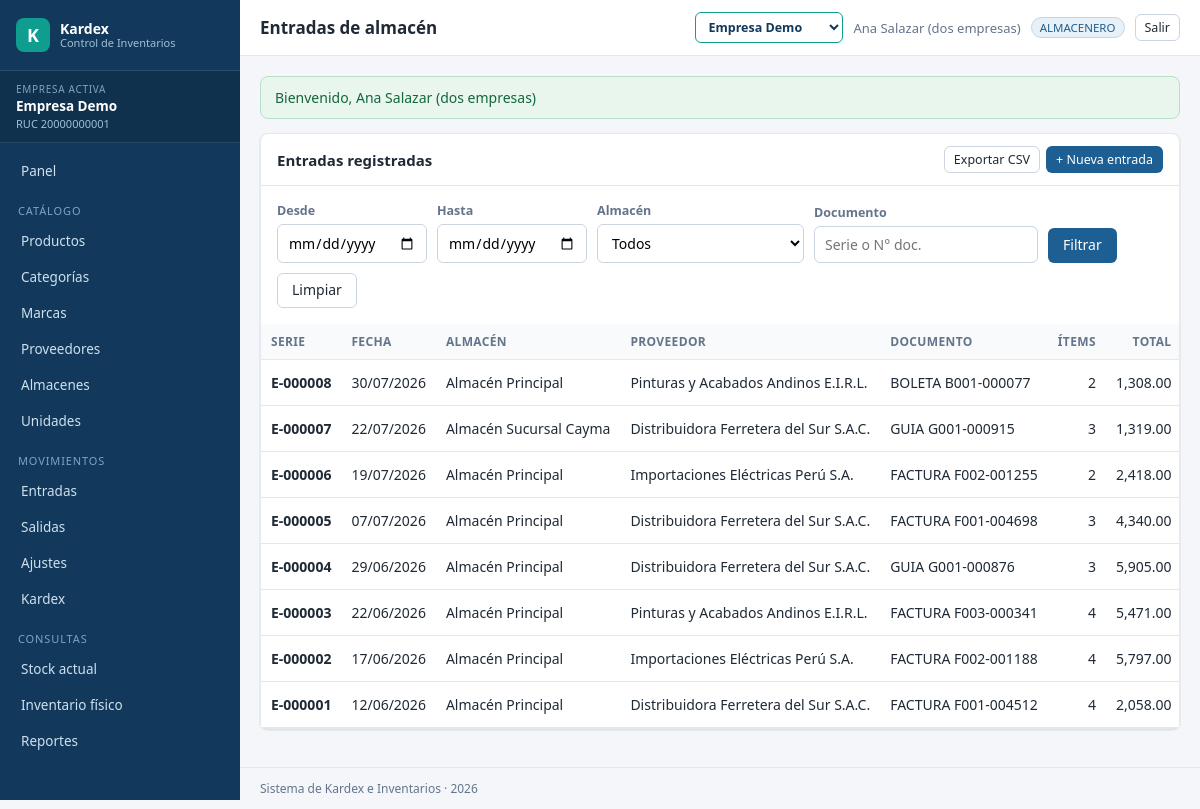
Page /entradas.php (signed in) on the committed database.
### tables this page shows
CREATE TABLE empresas (
  id            INT UNSIGNED AUTO_INCREMENT PRIMARY KEY,
  ruc           VARCHAR(20)  NOT NULL UNIQUE,
  razon_social  VARCHAR(180) NOT NULL,
  nombre_corto  VARCHAR(60)  NOT NULL,
  direccion     VARCHAR(255) NULL,
  telefono      VARCHAR(30)  NULL,
  email         VARCHAR(150) NULL,
  moneda        VARCHAR(10)  NOT NULL DEFAULT 'PEN',
  simbolo       VARCHAR(5)   NOT NULL DEFAULT 'S/',
   
   
   
  metodo_valorizacion ENUM('PROMEDIO','PEPS','UEPS') NOT NULL DEFAULT 'PROMEDIO',
   
   
   
   
  ambito_costo  ENUM('GLOBAL','ALMACEN') NOT NULL DEFAULT 'GLOBAL',
  estado        TINYINT(1)   NOT NULL DEFAULT 1,
  creado_en     DATETIME     NOT NULL DEFAULT CURRENT_TIMESTAMP
);

CREATE TABLE usuario_empresa (
  usuario_id  INT UNSIGNED NOT NULL,
  empresa_id  INT UNSIGNED NOT NULL,
  rol_id      INT UNSIGNED NOT NULL,
  por_defecto TINYINT(1)   NOT NULL DEFAULT 0,
  PRIMARY KEY (usuario_id, empresa_id),
  CONSTRAINT fk_ue_usr FOREIGN KEY (usuario_id) REFERENCES usuarios(id) ON DELETE CASCADE,
  CONSTRAINT fk_ue_emp FOREIGN KEY (empresa_id) REFERENCES empresas(id) ON DELETE CASCADE,
  CONSTRAINT fk_ue_rol FOREIGN KEY (rol_id)     REFERENCES roles(id),
  INDEX idx_ue_empresa (empresa_id)
);

CREATE TABLE entradas (
  id             INT UNSIGNED AUTO_INCREMENT PRIMARY KEY,
  empresa_id     INT UNSIGNED NOT NULL,
  serie_numero   VARCHAR(40)  NOT NULL,
  fecha          DATE         NOT NULL,
  almacen_id     INT UNSIGNED NOT NULL,
  proveedor_id   INT UNSIGNED NULL,
  tipo_documento VARCHAR(30)  NULL,
  nro_documento  VARCHAR(40)  NULL,
  observacion    VARCHAR(255) NULL,
  total          DECIMAL(14,4) NOT NULL DEFAULT 0,
  estado         ENUM('BORRADOR','CONFIRMADO','ANULADO') NOT NULL DEFAULT 'CONFIRMADO',
  usuario_id     INT UNSIGNED NOT NULL,
  creado_en      DATETIME     NOT NULL DEFAULT CURRENT_TIMESTAMP,
  CONSTRAINT fk_ent_emp  FOREIGN KEY (empresa_id)   REFERENCES empresas(id),
  CONSTRAINT fk_ent_alm  FOREIGN KEY (almacen_id)   REFERENCES almacenes(id),
  CONSTRAINT fk_ent_prov FOREIGN KEY (proveedor_id) REFERENCES proveedores(id),
  CONSTRAINT fk_ent_usr  FOREIGN KEY (usuario_id)   REFERENCES usuarios(id),
  UNIQUE KEY uq_ent_emp_serie (empresa_id, serie_numero),
  INDEX idx_ent_fecha (empresa_id, fecha)
);

CREATE TABLE almacenes (
  id         INT UNSIGNED AUTO_INCREMENT PRIMARY KEY,
  empresa_id INT UNSIGNED NOT NULL,
  codigo     VARCHAR(20)  NOT NULL,
  nombre     VARCHAR(120) NOT NULL,
  direccion  VARCHAR(255) NULL,
  estado     TINYINT(1)   NOT NULL DEFAULT 1,
  CONSTRAINT fk_alm_emp FOREIGN KEY (empresa_id) REFERENCES empresas(id),
  UNIQUE KEY uq_alm_emp_codigo (empresa_id, codigo)
);

CREATE TABLE proveedores (
  id           INT UNSIGNED AUTO_INCREMENT PRIMARY KEY,
  empresa_id   INT UNSIGNED NOT NULL,
  ruc          VARCHAR(20)  NULL,
  razon_social VARCHAR(180) NOT NULL,
  telefono     VARCHAR(30)  NULL,
  email        VARCHAR(150) NULL,
  direccion    VARCHAR(255) NULL,
  estado       TINYINT(1)   NOT NULL DEFAULT 1,
  creado_en    DATETIME     NOT NULL DEFAULT CURRENT_TIMESTAMP,
  CONSTRAINT fk_prov_emp FOREIGN KEY (empresa_id) REFERENCES empresas(id),
  UNIQUE KEY uq_prov_emp_ruc (empresa_id, ruc)
);

### app/Vista.php (called while the page is built, shortened)
<?php
class Vista
{
    public static function render(string $__vista, array $__datos = [], ?string $__titulo = null): void
    {
        $__archivo = BASE_PATH . '/views/' . $__vista . '.php';
        extract($__datos, EXTR_SKIP);
        require $__archivo;
        $contenido    = ob_get_clean();
        $tituloPagina = $__titulo ?? Config::get('app.nombre');
        require BASE_PATH . '/views/layout.php';
    }
    public static function url(string $ruta = ''): string
    {
        return rtrim(Config::get('app.base_url', ''), '/') . '/' . ltrim($ruta, '/');
    }
    public static function e($valor): string
    {
        return htmlspecialchars((string) $valor, ENT_QUOTES | ENT_SUBSTITUTE, 'UTF-8');
    }
    public static function num($valor, int $dec = 2): string
    {
        return number_format((float) $valor, $dec, '.', ',');
    }
    public static function fecha(?string $f, bool $conHora = false): string
    {
        $ts = strtotime($f);
        return date($conHora ? 'd/m/Y H:i' : 'd/m/Y', $ts);
    }
}
function e($v): string { return Vista::e($v); }
function url(string $r = ''): string { return Vista::url($r); }

### entradas.php (called while the page is built, shortened)
<?php
$filtros = [
    'desde'      => $_GET['desde'] ?? '',
    'hasta'      => $_GET['hasta'] ?? '',
    'almacen_id' => $_GET['almacen_id'] ?? '',
    'q'          => trim($_GET['q'] ?? ''),
];
Vista::render('entradas/lista', [
    'entradas'  => Entrada::listar($filtros),
    'filtros'   => $filtros,
    'almacenes' => Catalogo::opciones('almacenes'),
], 'Entradas de almacén');

### app/Sesion.php (called while the page is built, shortened)
<?php
class Sesion
{
    public static function get(string $k, $def = null) { return $_SESSION[$k] ?? $def; }
    public static function flashes(): array
    {
        $f = $_SESSION['_flash'] ?? [];
        return $f;
    }
}

### app/Auth.php (called while the page is built, shortened)
<?php
class Auth
{
    public static function usuario(): ?array   { return Sesion::get('usuario'); }
    public static function id(): ?int          { return Sesion::get('usuario')['id'] ?? null; }
    public static function rol(): ?string      { return Sesion::get('rol'); }
    public static function puede(string $permiso): bool
    {
        return in_array($permiso, Sesion::get('permisos', []), true);
    }
}

### app/Config.php (called while the page is built, shortened)
<?php
class Config
{
    private static array $datos = [];
    public static function cargar(array $datos): void
    {
        self::$datos = $datos;
    }
    public static function get(string $ruta, $porDefecto = null)
    {
        $valor = self::$datos;
        foreach (explode('.', $ruta) as $parte) {
            $valor = $valor[$parte];
        }
        return $valor;
    }
}

### app/DB.php (called while the page is built, shortened)
<?php
class DB
{
    private static ?PDO $pdo = null;
    private static array $cfg = [];
    public static function init(array $cfg): void
    {
        self::$cfg = $cfg;
    }
    public static function conn(): PDO
    {
        if (self::$pdo instanceof PDO) {
            return self::$pdo;
        }
        $c = self::$cfg;
        $dsn = "mysql:host={$c['host']};port={$c['puerto']};dbname={$c['nombre']};charset={$c['charset']}";
        try {
            self::$pdo = new PDO($dsn, $c['usuario'], $c['clave'], [
                PDO::ATTR_ERRMODE            => PDO::ERRMODE_EXCEPTION,
                PDO::ATTR_DEFAULT_FETCH_MODE => PDO::FETCH_ASSOC,
                PDO::ATTR_EMULATE_PREPARES   => false,
                PDO::ATTR_STRINGIFY_FETCHES  => false,
            ]);
            self::$pdo->exec("SET SESSION sql_mode='STRICT_TRANS_TABLES,NO_ENGINE_SUBSTITUTION'");
        } catch (PDOException $e) {
            if (Config::get('app.debug')) {
                throw $e;
            }
            http_response_code(500);
            exit('No se pudo conectar a la base de datos.');
        }
        return self::$pdo;
    }
    public static function query(string $sql, array $params = []): PDOStatement
    {
        $st = self::conn()->prepare($sql);
        $st->execute($params);
        return $st;
    }
    public static function todos(string $sql, array $params = []): array
    {
        return self::query($sql, $params)->fetchAll();
    }
    public static function valor(string $sql, array $params = [])
    {
        $v = self::query($sql, $params)->fetchColumn();
        return $v === false ? null : $v;
    }
}

### app/models/Entrada.php (called while the page is built, shortened)
<?php
class Entrada
{
    public static function listar(array $f = [], int $limite = 200): array
    {
        $where = [Empresa::filtro('e')];
        $p = Empresa::param();
        return DB::todos(
            'SELECT e.*, a.nombre AS almacen, pv.razon_social AS proveedor, u.usuario,
                    (SELECT COUNT(*) FROM entrada_detalle d WHERE d.entrada_id = e.id) AS items
               FROM entradas e
               JOIN almacenes a ON a.id = e.almacen_id
               LEFT JOIN proveedores pv ON pv.id = e.proveedor_id
               JOIN usuarios u ON u.id = e.usuario_id
              WHERE ' . implode(' AND ', $where) . '
              ORDER BY e.id DESC LIMIT ' . (int) $limite, $p);
    }
}

### app/Empresa.php (called while the page is built, shortened)
<?php
class Empresa
{
    public static function id(): int
    {
        $id = Sesion::get('empresa_id');
        return (int) $id;
    }
    public static function actual(): ?array
    {
        return Sesion::get('empresa');
    }
    public static function nombre(): string
    {
        return self::actual()['nombre_corto'] ?? '';
    }
    public static function delUsuario(int $usuarioId): array
    {
        if (self::esGlobal($usuarioId)) {
            $rol = DB::uno(
                'SELECT r.id, r.nombre FROM usuario_empresa ue
                   JOIN roles r ON r.id = ue.rol_id
                  WHERE ue.usuario_id = :u AND r.global = 1 LIMIT 1', [':u' => $usuarioId]);
            $propia = (int) DB::valor(
                'SELECT empresa_id FROM usuario_empresa
                  WHERE usuario_id = :u ORDER BY por_defecto DESC, empresa_id LIMIT 1',
                [':u' => $usuarioId]);
            $empresas = DB::todos(
                'SELECT * FROM empresas WHERE estado = 1
                  ORDER BY (id = :propia) DESC, razon_social', [':propia' => $propia]);
            foreach ($empresas as &$e) {
                $e['rol_id'] = (int) $rol['id'];
                $e['rol']    = $rol['nombre'];
            }
            return $empresas;
        }
        return DB::todos(
            'SELECT e.*, ue.rol_id, r.nombre AS rol, ue.por_defecto
               FROM usuario_empresa ue
               JOIN empresas e ON e.id = ue.empresa_id
               JOIN roles    r ON r.id = ue.rol_id
              WHERE ue.usuario_id = :u AND e.estado = 1
              ORDER BY ue.por_defecto DESC, e.razon_social', [':u' => $usuarioId]);
    }
    public static function esGlobal(int $usuarioId): bool
    {
        return (int) DB::valor(
            'SELECT COUNT(*) FROM usuario_empresa ue
               JOIN roles r ON r.id = ue.rol_id
              WHERE ue.usuario_id = :u AND r.global = 1', [':u' => $usuarioId]) > 0;
    }
}

### views/entradas/lista.php (the view, shortened to what this page needs)
<div class="tarjeta">
  <div class="tarjeta-cab">
    <h2>Entradas registradas</h2>
    <div class="acciones">
      <button class="btn btn-sm btn-gris" onclick="exportarCSV('tablaEntradas','entradas')">Exportar CSV</button>
      <?php if (Auth::puede('entradas.registrar')): ?>
        <a class="btn btn-sm" href="<?= url('entradas.php?a=form') ?>">+ Nueva entrada</a>
      <?php endif; ?>
    </div>
  </div>
  <div class="tarjeta-cuerpo">
    <form class="filtros" method="get">
      <div class="campo"><label>Desde</label><input type="date" name="desde" value="<?= e($filtros['desde']) ?>"></div>
      <div class="campo"><label>Hasta</label><input type="date" name="hasta" value="<?= e($filtros['hasta']) ?>"></div>
      <div class="campo">
        <label>Almacén</label>
        <select name="almacen_id">
          <option value="">Todos</option>
        </select>
      </div>
      <div class="campo"><label>Documento</label><input type="text" name="q" value="<?= e($filtros['q']) ?>" placeholder="Serie o N° doc."></div>
      <button class="btn">Filtrar</button>
      <a class="btn btn-gris" href="<?= url('entradas.php') ?>">Limpiar</a>
    </form>
  </div>
  <div class="tabla-scroll">
    <?php if (!$entradas): ?>
      <p class="vacio">No hay entradas registradas.</p>
    <?php else: ?>
    <table class="tabla" id="tablaEntradas">
      <thead><tr>
        <th>Serie</th><th>Fecha</th><th>Almacén</th><th>Proveedor</th>
        <th>Documento</th><th class="num">Ítems</th><th class="num">Total</th>
      </tr></thead>
      <tbody>
      <?php foreach ($entradas as $en): ?>
        <tr>
          <td><strong><?= e($en['serie_numero']) ?></strong></td>
          <td><?= Vista::fecha($en['fecha']) ?></td>
          <td><?= e($en['almacen']) ?></td>
          <td><?= e($en['proveedor'] ?? '—') ?></td>
          <td><?= e(trim(($en['tipo_documento'] ?? '') . ' ' . ($en['nro_documento'] ?? ''))) ?: '—' ?></td>
          <td class="num"><?= (int) $en['items'] ?></td>
          <td class="num"><?= Vista::num($en['total']) ?></td>
        </tr>
      <?php endforeach; ?>
      </tbody>
    </table>
    <?php endif; ?>
  </div>
</div>

### views/layout.php (shortened to what this page needs)
<!DOCTYPE html>
<html lang="es">
<head>
<link rel="stylesheet" href="<?= url('assets/css/app.css') ?>">
</head>
<body>
<div class="layout">
  <aside class="sidebar" id="sidebar">
    <div class="brand">
      <span class="brand-mark">K</span>
      <span class="brand-text">Kardex<small>Control de Inventarios</small></span>
    </div>
    <div class="empresa-activa" title="<?= e(Empresa::actual()['razon_social'] ?? '') ?>">
      <span class="empresa-etiqueta">Empresa activa</span>
      <span class="empresa-nombre"><?= e(Empresa::nombre()) ?></span>
      <span class="empresa-ruc">RUC <?= e(Empresa::actual()['ruc'] ?? '') ?></span>
    </div>
    <nav class="menu">
      <a href="<?= url('index.php') ?>" class="<?= $_SERVER['SCRIPT_NAME'] === url('index.php') ? 'activo' : '' ?>">Panel</a>
      <?php if (Auth::puede('productos.ver')): ?>
        <span class="menu-grupo">Catálogo</span>
        <a href="<?= url('productos.php') ?>">Productos</a>
      <?php endif; ?>
      <?php if (Auth::puede('catalogos.ver')): ?>
        <a href="<?= url('catalogos.php?t=categorias') ?>">Categorías</a>
        <a href="<?= url('catalogos.php?t=marcas') ?>">Marcas</a>
        <a href="<?= url('catalogos.php?t=proveedores') ?>">Proveedores</a>
        <a href="<?= url('catalogos.php?t=almacenes') ?>">Almacenes</a>
        <a href="<?= url('catalogos.php?t=unidades') ?>">Unidades</a>
      <?php endif; ?>
      <?php if (Auth::puede('entradas.ver') || Auth::puede('salidas.ver')): ?>
        <span class="menu-grupo">Movimientos</span>
      <?php endif; ?>
      <?php if (Auth::puede('entradas.ver')): ?><a href="<?= url('entradas.php') ?>">Entradas</a><?php endif; ?>
      <?php if (Auth::puede('salidas.ver')): ?><a href="<?= url('salidas.php') ?>">Salidas</a><?php endif; ?>
      <?php if (Auth::puede('ajustes.registrar')): ?><a href="<?= url('ajustes.php') ?>">Ajustes</a><?php endif; ?>
      <?php if (Auth::puede('kardex.ver')): ?><a href="<?= url('kardex.php') ?>">Kardex</a><?php endif; ?>
      <span class="menu-grupo">Consultas</span>
      <?php if (Auth::puede('inventario.ver')): ?>
        <a href="<?= url('inventario.php') ?>">Stock actual</a>
        <a href="<?= url('inventario_fisico.php') ?>">Inventario físico</a>
      <?php endif; ?>
      <?php if (Auth::puede('reportes.ver')): ?><a href="<?= url('reportes.php') ?>">Reportes</a><?php endif; ?>
    </nav>
  </aside>
  <div class="contenedor">
    <header class="topbar">
      <h1><?= e($tituloPagina) ?></h1>
      <div class="usuario-box">
        <?php $misEmpresas = Empresa::delUsuario(Auth::id()); ?>
        <?php if (count($misEmpresas) > 1): ?>
          <select class="selector-empresa" onchange="if(this.value) location.href=this.value">
            <?php foreach ($misEmpresas as $em): ?>
              <option value="<?= url('empresas.php?a=cambiar&id=' . $em['id']) ?>"
                      <?= (int) $em['id'] === Empresa::id() ? 'selected' : '' ?>>
                <?= e($em['nombre_corto']) ?>
              </option>
            <?php endforeach; ?>
          </select>
        <?php endif; ?>
        <span class="usuario-nombre"><?= e(Auth::usuario()['nombres'] ?? '') ?></span>
        <span class="badge"><?= e(Auth::rol()) ?></span>
        <a class="btn btn-sm btn-gris" href="<?= url('logout.php') ?>">Salir</a>
      </div>
    </header>
    <main class="contenido">
      <?php foreach (Sesion::flashes() as $f): ?>
        <div class="alerta alerta-<?= e($f['tipo']) ?>"><?= e($f['mensaje']) ?></div>
      <?php endforeach; ?>
      <?= $contenido ?>
    </main>
    <footer class="pie">
      <?= e(Config::get('app.nombre')) ?> · <?= date('Y') ?>
    </footer>
  </div>
</div>
</body>
</html>

### rows in the picture
empresas: id+nombre_corto "Empresa Demo"
entradas: serie_numero "E-000008", fecha "30/07/2026", almacen.nombre "Almacén Principal", proveedor.razon_social "Pinturas y Acabados Andinos E.I.R.L.", tipo_documento+nro_documento "BOLETA B001-000077", items "2", total "1,308.00"
entradas: serie_numero "E-000007", fecha "22/07/2026", almacen.nombre "Almacén Sucursal Cayma", proveedor.razon_social "Distribuidora Ferretera del Sur S.A.C.", tipo_documento+nro_documento "GUIA G001-000915", items "3", total "1,319.00"
entradas: serie_numero "E-000006", fecha "19/07/2026", almacen.nombre "Almacén Principal", proveedor.razon_social "Importaciones Eléctricas Perú S.A.", tipo_documento+nro_documento "FACTURA F002-001255", items "2", total "2,418.00"
entradas: serie_numero "E-000005", fecha "07/07/2026", almacen.nombre "Almacén Principal", proveedor.razon_social "Distribuidora Ferretera del Sur S.A.C.", tipo_documento+nro_documento "FACTURA F001-004698", items "3", total "4,340.00"
entradas: serie_numero "E-000004", fecha "29/06/2026", almacen.nombre "Almacén Principal", proveedor.razon_social "Distribuidora Ferretera del Sur S.A.C.", tipo_documento+nro_documento "GUIA G001-000876", items "3", total "5,905.00"
entradas: serie_numero "E-000003", fecha "22/06/2026", almacen.nombre "Almacén Principal", proveedor.razon_social "Pinturas y Acabados Andinos E.I.R.L.", tipo_documento+nro_documento "FACTURA F003-000341", items "4", total "5,471.00"
entradas: serie_numero "E-000002", fecha "17/06/2026", almacen.nombre "Almacén Principal", proveedor.razon_social "Importaciones Eléctricas Perú S.A.", tipo_documento+nro_documento "FACTURA F002-001188", items "4", total "5,797.00"
entradas: serie_numero "E-000001", fecha "12/06/2026", almacen.nombre "Almacén Principal", proveedor.razon_social "Distribuidora Ferretera del Sur S.A.C.", tipo_documento+nro_documento "FACTURA F001-004512", items "4", total "2,058.00"

### other values in the picture
Empresa::nombre() "Empresa Demo"
Empresa::actual()['ruc'] "20000000001"
$tituloPagina "Entradas de almacén"
Auth::usuario()['nombres'] "Ana Salazar (dos empresas)"
Auth::rol() "ALMACENERO"
$f['mensaje'] "Bienvenido, Ana Salazar (dos empresas)"
Config::get('app.nombre') "Sistema de Kardex e Inventarios"
